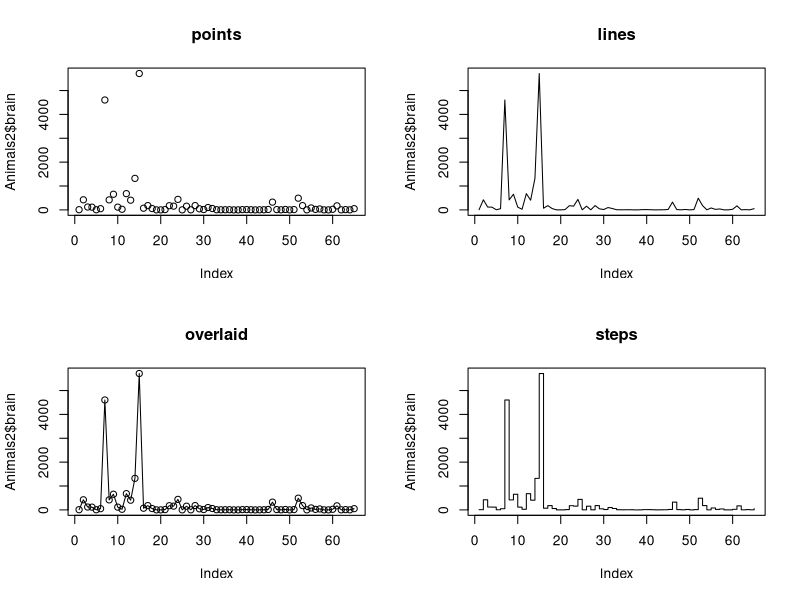
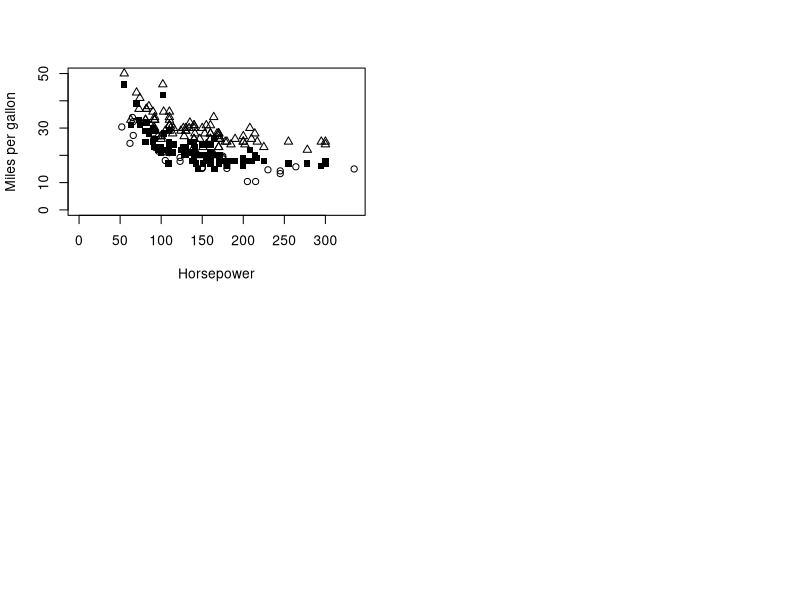
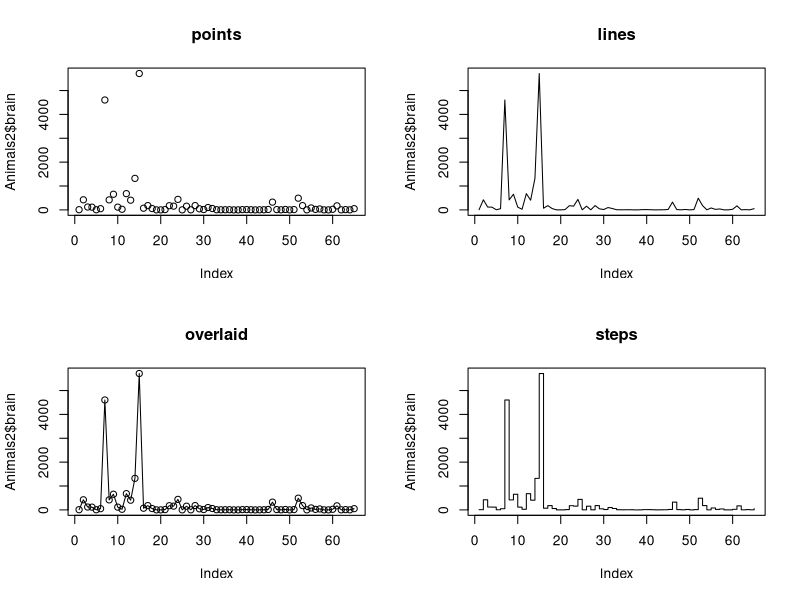

Recreate these plots in R, in order.
## ---- chunk 1
knitr::opts_chunk$set(echo = TRUE)
require(robustbase)
require(MASS)
## ---- chunk 2
# Assign the return value from the par() function to plot_pars
plot_pars <- par()

# Display the names of the par() function's list elements
names(plot_pars)

# Display the number of par() function list elements
length(plot_pars)
## ---- chunk 3
# Set up a 2-by-2 plot array
par(mfrow=c(2,2))

# Plot the Animals2 brain weight data as points
plot(Animals2$brain,type="p")

# Add the title
title("points")

# Plot the brain weights with lines
plot(Animals2$brain,type="l")
# Add the title
title("lines")

# Plot the brain weights as lines overlaid with points
plot(Animals2$brain,type="o")

# Add the title
title("overlaid")

# Plot the brain weights as steps
plot(Animals2$brain,type="s")

# Add the title
title("steps")
par <- plot_pars
## ---- chunk 4
# Compute max_hp
max_hp <- max(Cars93$Horsepower, mtcars$hp)

# Compute max_mpg
max_mpg <- max(Cars93$MPG.city, Cars93$MPG.highway,
               mtcars$mpg)

# Create plot with type = "n"               
plot(Cars93$Horsepower, Cars93$MPG.city,
     type = "n", xlim = c(0, max_hp),
     ylim = c(0, max_mpg), xlab = "Horsepower",
     ylab = "Miles per gallon")

# Add open circles to plot
points(mtcars$hp, mtcars$mpg, pch = 1)

# Add solid squares to plot
points(Cars93$Horsepower, Cars93$MPG.city,
       pch = 15)

# Add open triangles to plot
points(Cars93$Horsepower, Cars93$MPG.highway,
       pch = 2)
## ---- chunk 5
# Set up a 2-by-2 plot array
par(mfrow=c(2,2))

# Plot the Animals2 brain weight data as points
plot(Animals2$brain,type="p")

# Add the title
title("points")

# Plot the brain weights with lines
plot(Animals2$brain,type="l")
# Add the title
title("lines")

# Plot the brain weights as lines overlaid with points
plot(Animals2$brain,type="o")

# Add the title
title("overlaid")

# Plot the brain weights as steps
plot(Animals2$brain,type="s")

# Add the title
title("steps")
